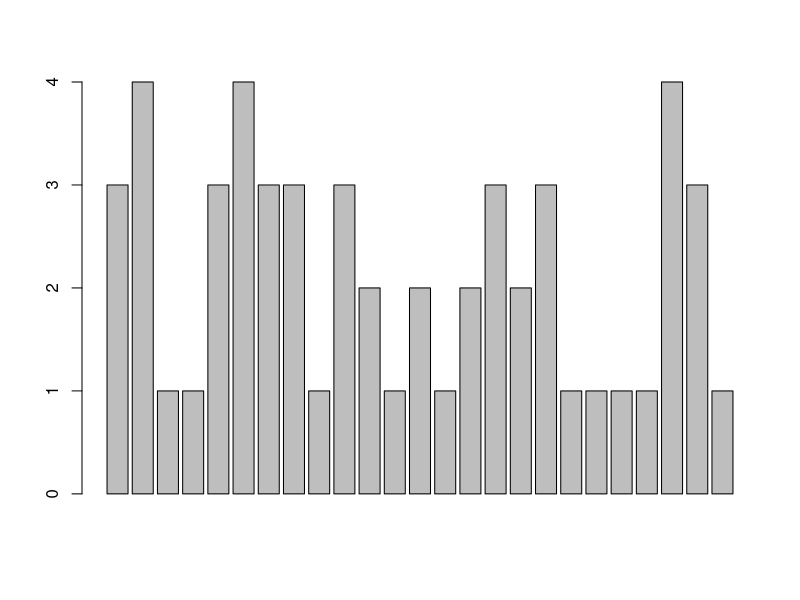
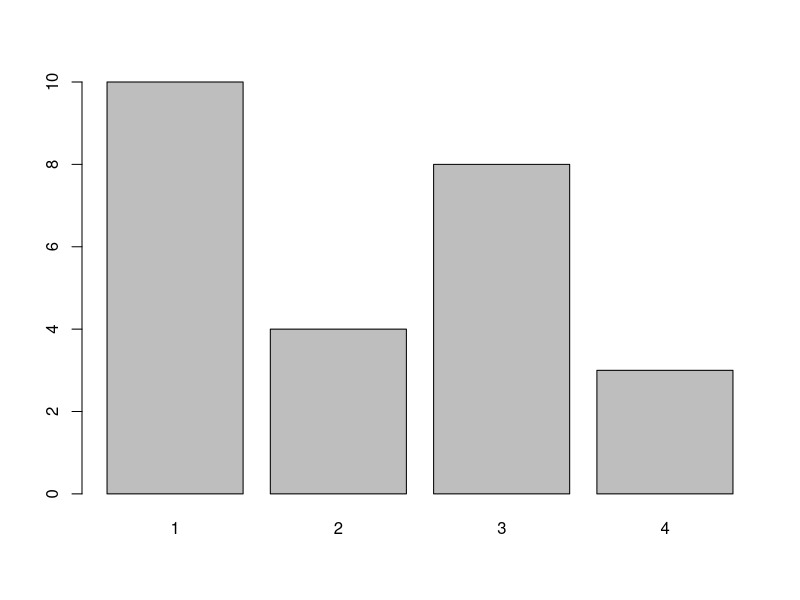
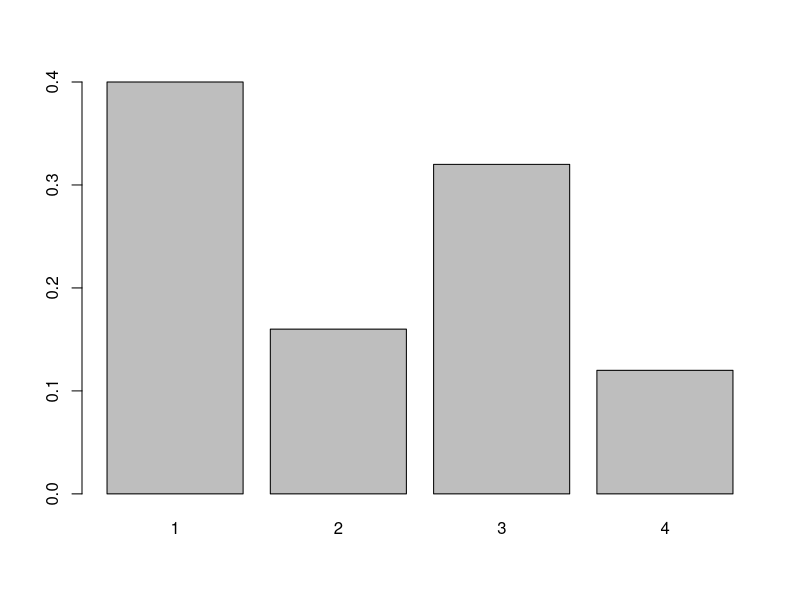
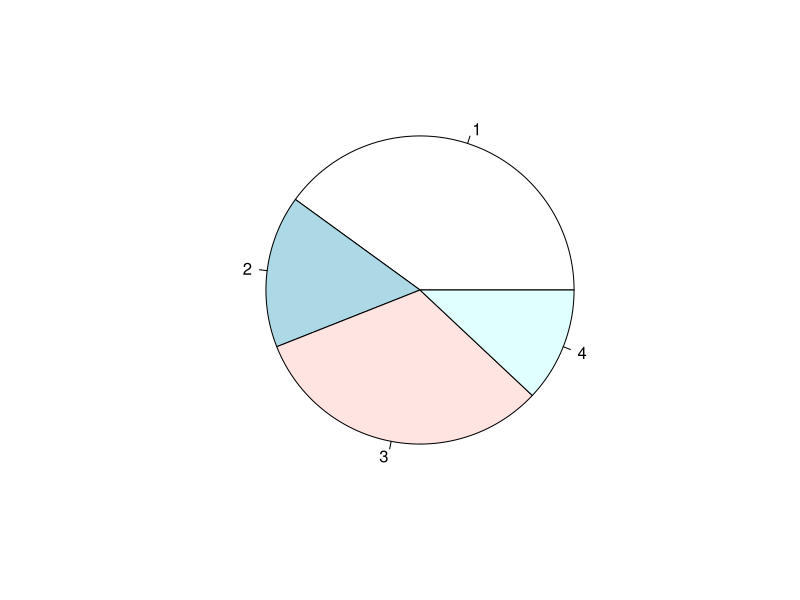
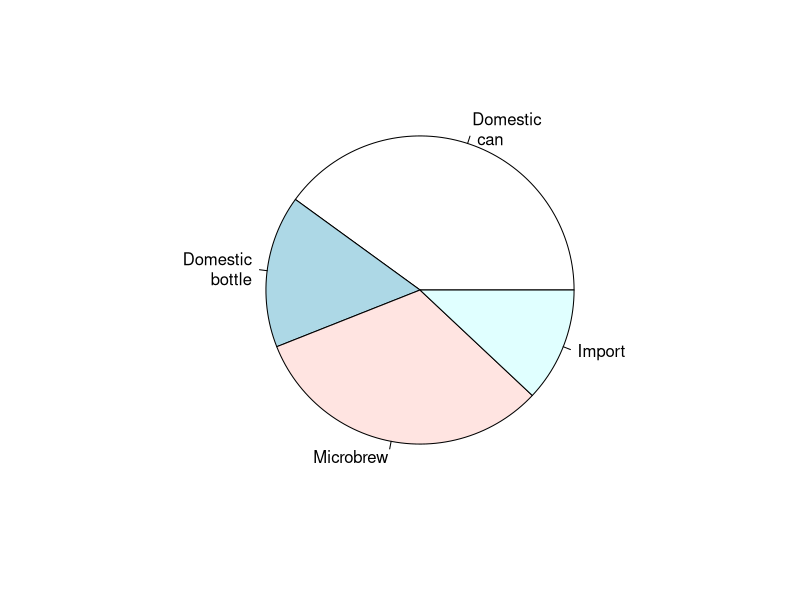
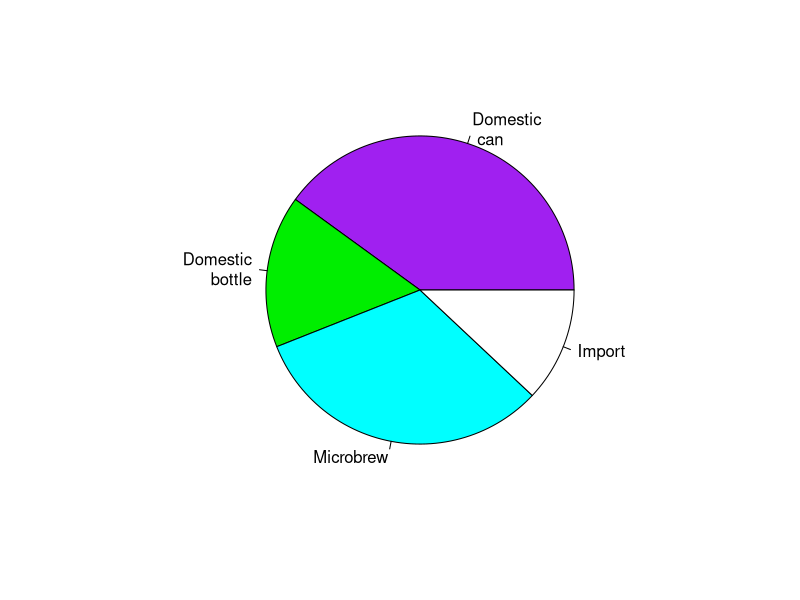

These charts were generated, in order, by the following R code:
# Suppose, a group of 25 people are surveyed as to their beer-drinking preference. 
# The categories were (1) Domestic can, (2) Domestic bottle, (3) Microbrew and (4) import.
beer = c(3, 4, 1, 1, 3, 4, 3, 3, 1, 3, 2, 1, 2, 1, 2, 3, 2, 3, 1, 1, 1, 1, 4, 3, 1)
barplot(beer) # this isn't correct - graph all the values
barplot(table(beer)) # summerized data
barplot(table(beer)/length(beer)) # divide by n for proportion???

# Help for functions
?scan 

beer.counts = table(beer) # store the table result
pie(beer.counts) # kind of dull
# give names
names(beer.counts) = c("Domestic\n can", "Domestic\n bottle", "Microbrew", "Import")
pie(beer.counts)
pie(beer.counts, col=c("purple", "green2", "cyan", "white")) # now with colors
